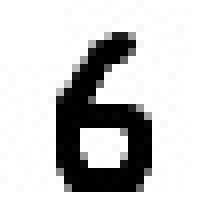
#> input picture MNIST_with_PyQT/test[6].jpg, 28 x 28 px (shown 8 times larger)
$ python imread.py
#> lines starting #> are read from the running program, lines starting #| are printed output that depends on the picture
import cv2
import matplotlib.pyplot as plt

img0 = cv2.imread("./test[6].jpg")
#> img0 is the input picture: shape (28, 28, 3); min 0, max 255, mean 210.8
img1 = cv2.imread("./test[6].jpg", cv2.IMREAD_GRAYSCALE)
#> img1: shape (28, 28); min 0, max 255, mean 210.8
img2 = 255 - img1.copy()
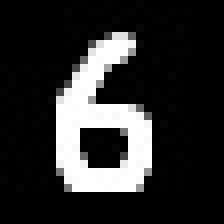
#> img2: shape (28, 28) (shown 8 times larger); min 0, max 255, mean 44.2
img3 = img2.copy()

rows = 2
cols = 2

imgs = []
imgs.append(img0)
imgs.append(img1)
imgs.append(img2)
imgs.append(img3)

axes = []
fig = plt.figure()

for i in range(rows*cols):
    axes.append(fig.add_subplot(rows, cols, i+1))

    if i == 3:
        plt.imshow(imgs[i], cmap="Greys")
    else:
        plt.imshow(imgs[i], cmap="gray")
#> after the loop, axes = 4 items

axes[0].set_title("original")
axes[1].set_title("gray")
axes[2].set_title("reverse & gray")
axes[3].set_title("reverse & Greys")

fig.tight_layout()
plt.show()
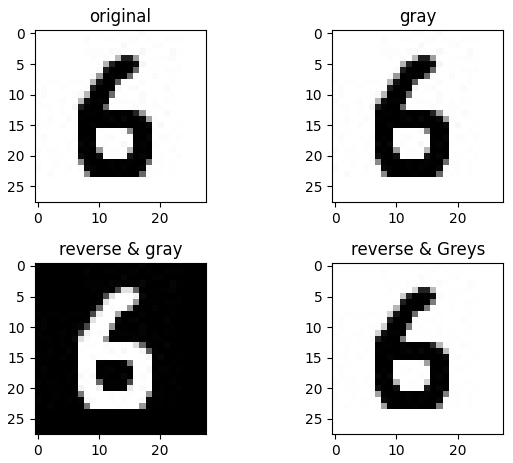
#> figure drawn by matplotlib, 4 panels
